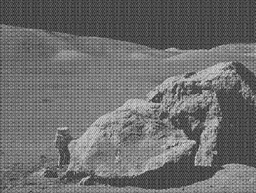
#> input picture moonlanding.png, 256 x 193 px, shrunk from 630 x 474 before the run
$ python diff.py
#> lines starting #> are read from the running program, lines starting #| are printed output that depends on the picture
### fft_impl.py
import numpy as np
import matplotlib.pyplot as plt
from time import perf_counter
from scipy import stats

class FFT_Implementation:
    def __init__(self):
        pass

    def fft_2d(self, image_array) -> np.ndarray:
        result = np.zeros_like(image_array, dtype=complex)

        for i in range(image_array.shape[0]):
            result[i, :] = self.cooley_tukey_fft(image_array[i].astype(float))
        for j in range(image_array.shape[1]):
            result[:, j] = self.cooley_tukey_fft(result[:, j])

        return result

    def naive_fft(self, signal) -> np.ndarray:
        N = len(signal)
        output = np.zeros(N, dtype=complex)

        for k in range(N):
            sum_val = 0j
            for n in range(N):
                angle = (-2 * np.pi * k * n) / N
                sum_val += signal[n] * (np.cos(angle) + 1j * np.sin(angle))
            output[k] = sum_val

        return output

    def cooley_tukey_fft(self, signal: np.ndarray, threshold: int = 8) -> np.ndarray:
        N = len(signal)

        # Base case: If N is small, use the naive FFT
        if N <= threshold:
            return self.naive_fft(signal)

        # Recursively apply FFT on even and odd indices
        even_part = self.cooley_tukey_fft(signal[::2], threshold)
        odd_part = self.cooley_tukey_fft(signal[1::2], threshold)

        factor = np.exp(-2j * np.pi * np.arange(N // 2) / N)
        combined = np.zeros(N, dtype=complex)
        for k in range(N // 2):
            combined[k] = even_part[k] + factor[k] * odd_part[k]
            combined[k + N // 2] = even_part[k] - factor[k] * odd_part[k]

        return combined

    # [49 lines left out: functions inverse_fft_2d, naive_inverse_fft, cooley_tukey_inverse_fft, not called in this run]

    def shift_zero_frequency(self, fft_result: np.ndarray) -> np.ndarray:
        M, N = fft_result.shape
        shifted = np.zeros_like(fft_result)

        for i in range(M):
            for j in range(N):
                new_i = (i + M//2) % M
                new_j = (j + N//2) % N
                shifted[new_i, new_j] = fft_result[i, j]

        return shifted

    # [286 lines left out: functions shift_zero_frequency_back, denoise, denoise_by_thresholding, compress_threshold, compress_frequency_based, benchmark_performance, not called in this run]


### diff.py
import numpy as np
import matplotlib.pyplot as plt
from PIL import Image
from fft_impl import FFT_Implementation  # Assuming your previous implementation is in this file

def compare_fft_implementations(image_path):
    # Load image and convert to grayscale
#> called with image_path = 'moonlanding.png'
    image = Image.open(image_path).convert('L')
#> image is the input picture: PIL image 256x193 L; min 26, max 224, mean 108.3

    image_array = np.array(image)

    M, N = image_array.shape
#> M = 193; N = 256
    padded_M = 2**np.ceil(np.log2(M)).astype(int)
#> padded_M = 256
    padded_N = 2**np.ceil(np.log2(N)).astype(int)
#> padded_N = 256

    # Create a zero array of the target size
    padded_image = np.zeros((padded_M, padded_N), dtype=image_array.dtype)

    # Place the original image in the center
    padded_image[:M, :N] = image_array
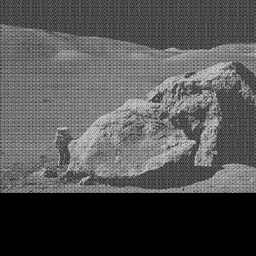
#> padded_image: shape (256, 256); min 0, max 224, mean 81.6

    # Create an instance of your custom FFT implementation
    fft_impl = FFT_Implementation()

    # Compute FFT using custom implementation
    custom_fft_2d = fft_impl.fft_2d(padded_image)
    custom_shifted_fft = fft_impl.shift_zero_frequency(custom_fft_2d)

    # Compute FFT using NumPy
    numpy_fft_2d = np.fft.fft2(padded_image)
    numpy_shifted_fft = np.fft.fftshift(numpy_fft_2d)

    # Compute absolute differences
    magnitude_diff = np.abs(np.abs(custom_shifted_fft) - np.abs(numpy_shifted_fft))
    phase_diff = np.abs(np.angle(custom_shifted_fft) - np.angle(numpy_shifted_fft))
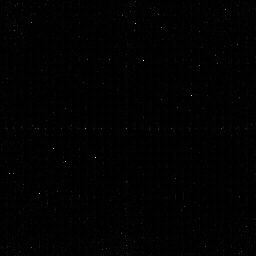
#> phase_diff: shape (256, 256) float64; min 0, max 2.4e-13, mean 2.02e-15; drawn with min black and max white

    # Compute statistical metrics
    print("Magnitude Comparison:")
    print(f"Mean absolute difference: {np.mean(magnitude_diff)}")
#| Mean absolute difference: 2.8256395433103737e-12
    print(f"Max absolute difference: {np.max(magnitude_diff)}")
#| Max absolute difference: 1.862645149230957e-09
    print(f"Root Mean Square difference: {np.sqrt(np.mean(magnitude_diff**2))}")
#| Root Mean Square difference: 1.4417158322068896e-11
    print(f"Relative difference: {np.mean(magnitude_diff) / np.mean(np.abs(numpy_shifted_fft)) * 100}%")
#| Relative difference: 8.455479132683215e-14%

    print("\nPhase Comparison:")
    print(f"Mean phase difference: {np.mean(phase_diff)}")
#| Mean phase difference: 2.021029581927302e-15
    print(f"Max phase difference: {np.max(phase_diff)}")
#| Max phase difference: 2.398081733190338e-13

    # Plotting
    fig, axs = plt.subplots(1, 3, figsize=(15, 10))

    # Original Image
    axs[0].imshow(image_array, cmap='gray')
    axs[0].set_title('Original Image')
    axs[0].axis('off')

    # Magnitude Spectrums (log scale)
    from matplotlib.colors import LogNorm

    custom_magnitude = np.abs(custom_shifted_fft)
    numpy_magnitude = np.abs(numpy_shifted_fft)

    im1 = axs[1].imshow(np.log1p(custom_magnitude),
                            norm=LogNorm(), cmap='gray')
    axs[1].set_title('Custom FFT Magnitude (Log)')
    axs[1].axis('off')
    plt.colorbar(im1, ax=axs[1])

    im2 = axs[2].imshow(np.log1p(numpy_magnitude),
                            norm=LogNorm(), cmap='gray')
    axs[2].set_title('NumPy FFT Magnitude (Log)')
    axs[2].axis('off')
    plt.colorbar(im2, ax=axs[2])

    plt.tight_layout()
    plt.show()
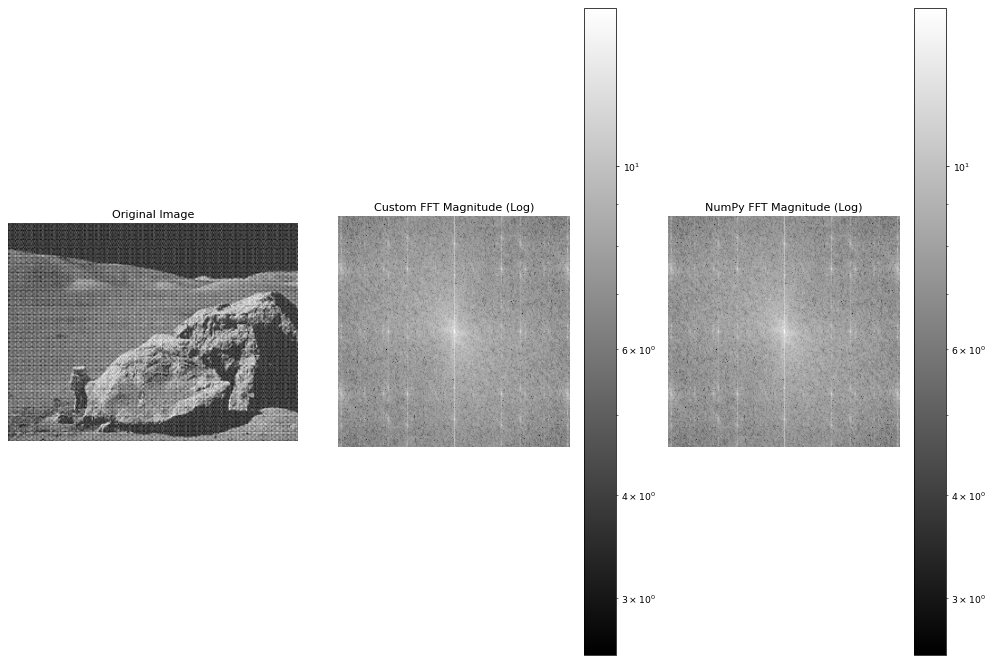
#> figure drawn by matplotlib, 5 panels

    # Numerical Comparisons
    print("\nNumerical Comparison:")
    print(f"Are results equal within tolerance? {np.allclose(custom_shifted_fft, numpy_shifted_fft, rtol=1e-5, atol=1e-8)}")
#| Are results equal within tolerance? True

if __name__ == "__main__":
    compare_fft_implementations("moonlanding.png")

$ run again, with test.jpg saved as moonlanding.png
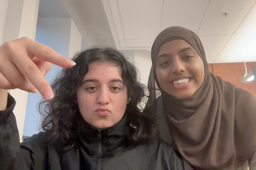
#> input picture test.jpg, 256 x 170 px, shrunk from 1024 x 682 before the run
#> in compare_fft_implementations, `padded_image[:M, :N] = image_array`:
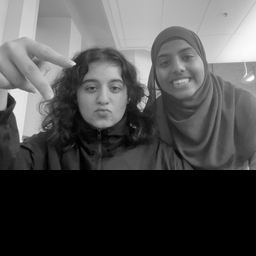
#> padded_image: shape (256, 256); min 0, max 255, mean 78.7
#> in compare_fft_implementations, `phase_diff = np.abs(np.angle(custom_shifted_fft) - np.angle(numpy_shif..`:
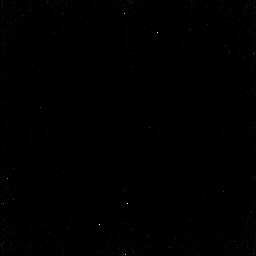
#> phase_diff: shape (256, 256) float64; min 0, max 8.56e-13, mean 3.34e-15; drawn with min black and max white
#| Mean absolute difference: 2.6424607334619814e-12
#| Max absolute difference: 1.4260876923799515e-09
#| Root Mean Square difference: 1.3524385305880397e-11
#| Relative difference: 1.026638180159298e-13%
#| Mean phase difference: 3.3432123339779247e-15
#| Max phase difference: 8.557599073810707e-13
#| Are results equal within tolerance? True
